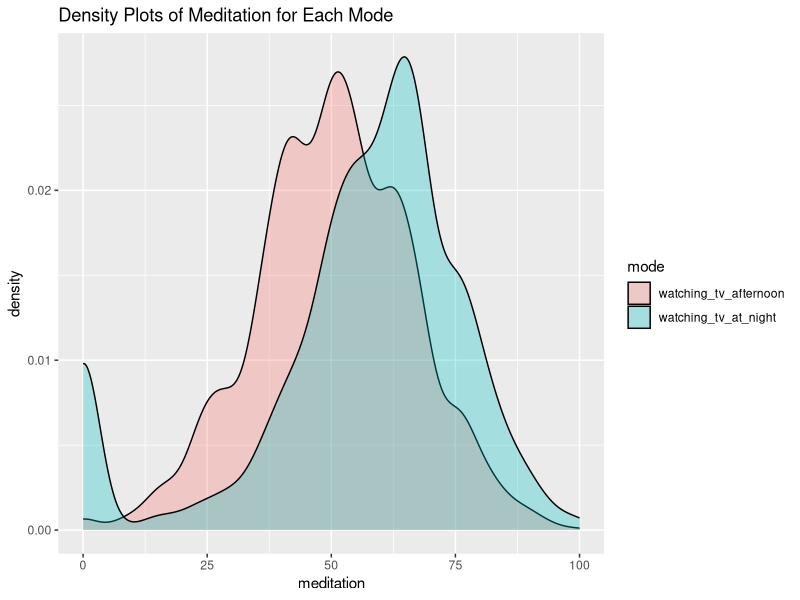
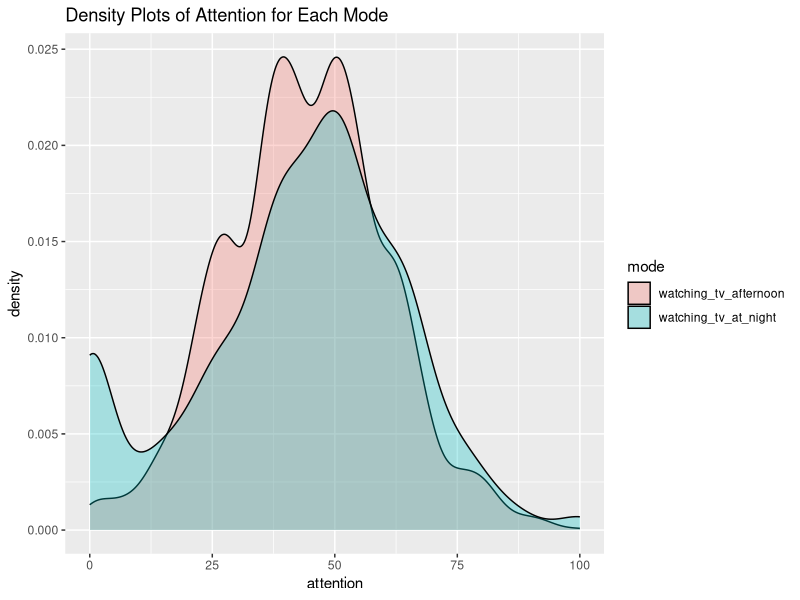
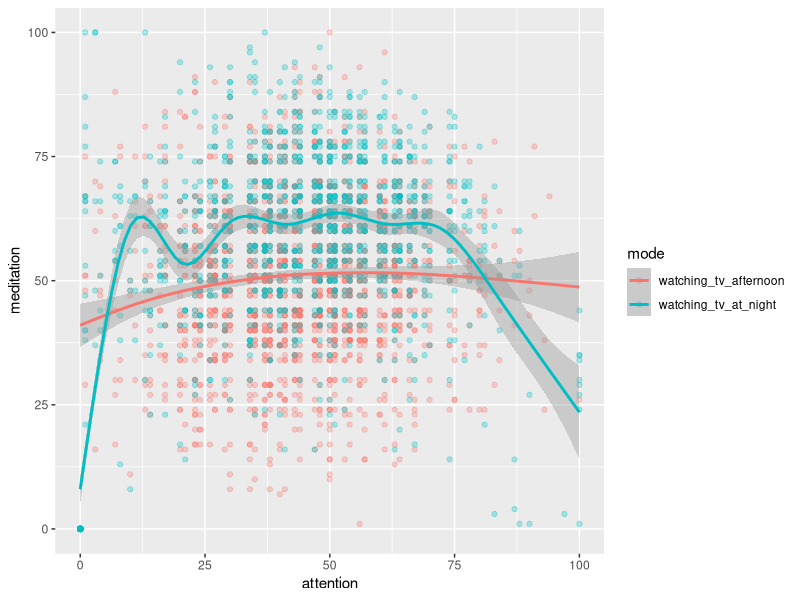
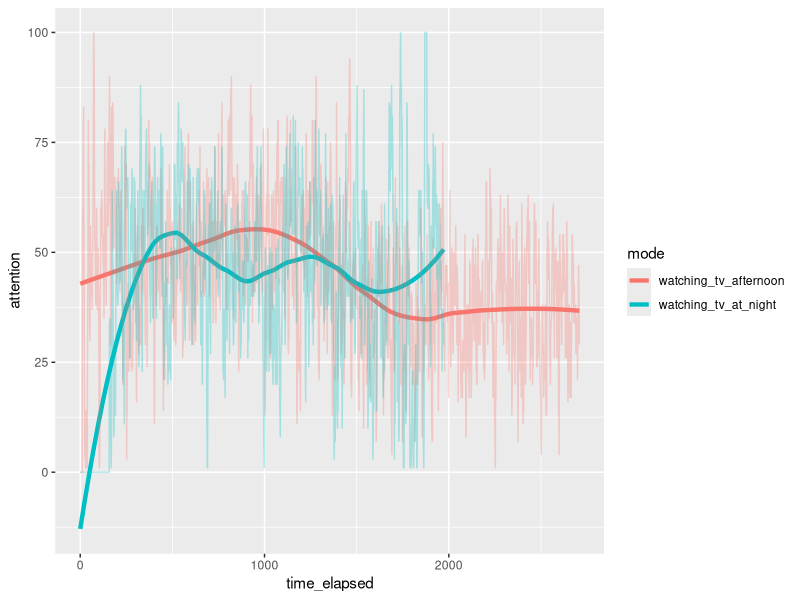
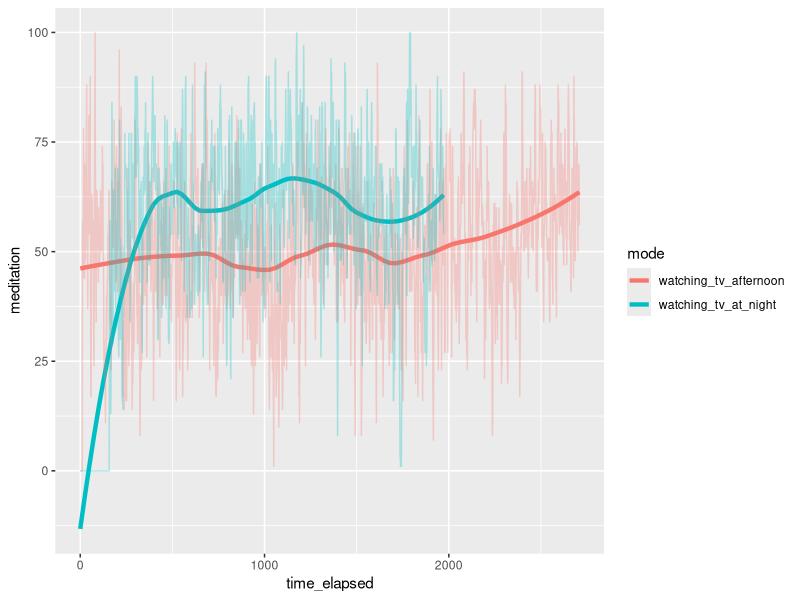
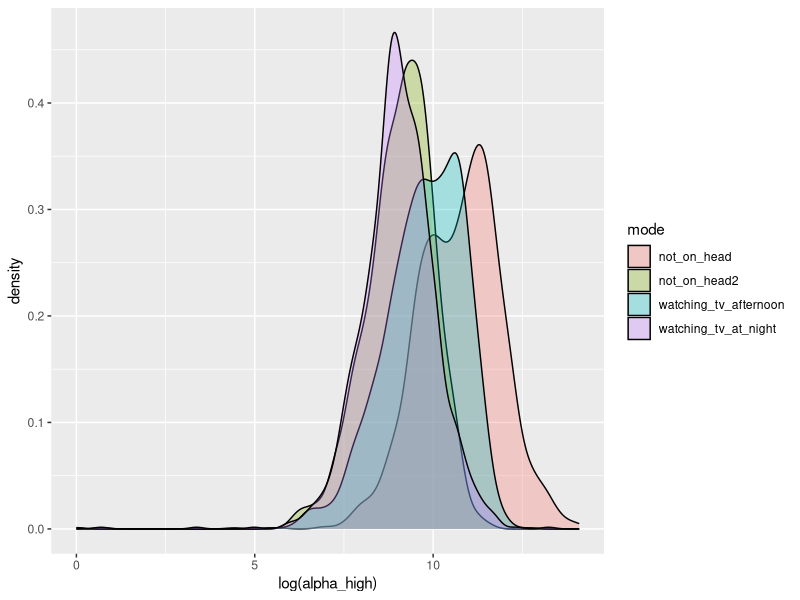
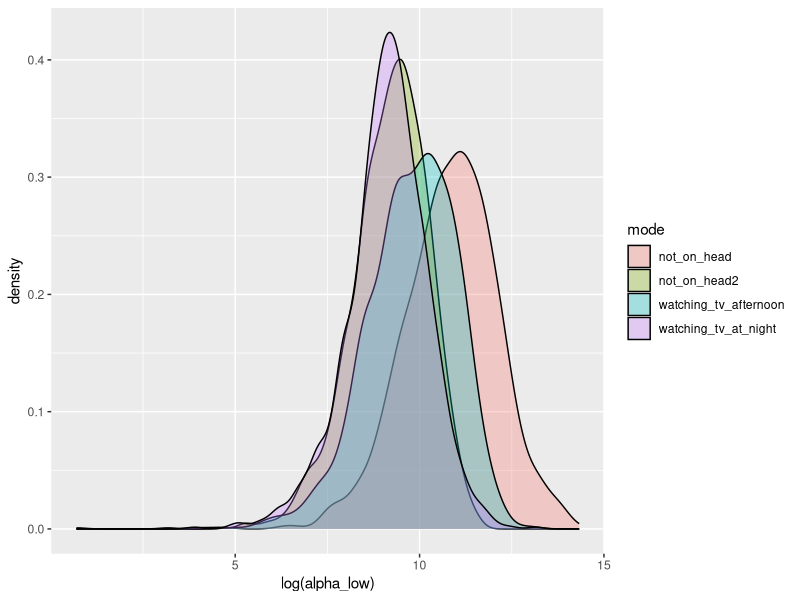
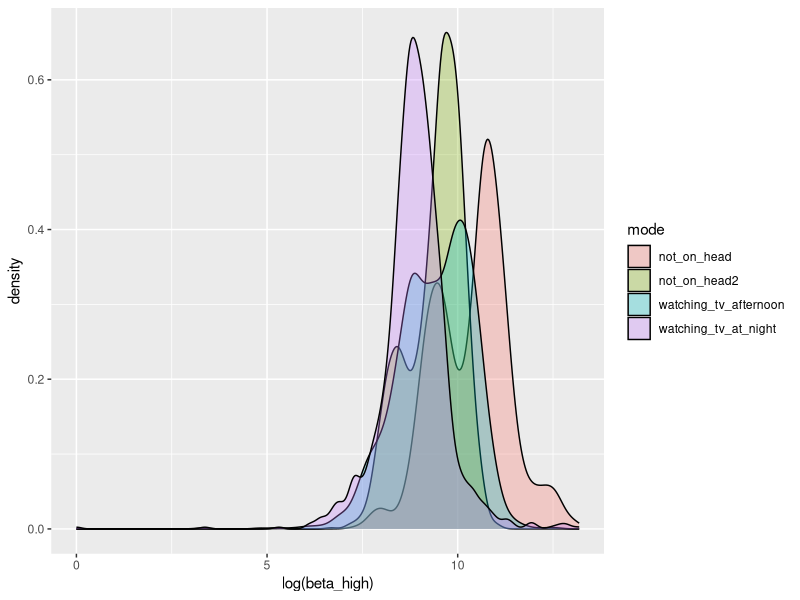

Write R code to recreate these figures, in order.
# Set root directory
setwd("~/Documents/")

setwd("./python-mindwave-mobile/measurements/")
# Load packages. If not installed, run e.g.: install.packages("ggplot2")
require(data.table)
require(ggplot2)


# Load CSV's
breakfast_morning <- read.csv("datapoints_breakfast_morning.csv", header=TRUE)
night_sleeping <- read.csv("datapoints_night_sleeping.csv", header=TRUE)
watching_tv_at_night <- read.csv("datapoints_watching_tv_at_night.csv", header=TRUE)
watching_tv_afternoon <- read.csv("datapoints_watching_tv_afternoon_0605.csv", header=TRUE)
going_to_bed <- read.csv("datapoints_going_to_bed.csv", header=TRUE)
not_on_head <- read.csv("datapoints_not_on_head.csv", header=TRUE)
not_on_head2 <- read.csv("datapoints_not_on_head_0604.csv", header=TRUE)
working <- read.csv("datapoints_working.csv", header=TRUE)
convo <- read.csv("datapoints_conversation.csv", header=TRUE)

# Combine into one data object "eeg" and "eeg.active" (w/o not_on_head) and
# define time_elapsed variable
breakfast_morning$mode <- "breakfast_morning"
breakfast_morning$time_elapsed <- breakfast_morning$time - 
  min(breakfast_morning$time)
night_sleeping$mode <- "night_sleeping"
night_sleeping$time_elapsed <- night_sleeping$time - 
  min(night_sleeping$time)
watching_tv_at_night$mode <- "watching_tv_at_night"
watching_tv_at_night$time_elapsed <- watching_tv_at_night$time - 
  min(watching_tv_at_night$time)
watching_tv_afternoon$mode <- "watching_tv_afternoon"
watching_tv_afternoon$time_elapsed <- watching_tv_afternoon$time - 
  min(watching_tv_afternoon$time)
going_to_bed$mode <- "going_to_bed"
going_to_bed$time_elapsed <- going_to_bed$time - 
  min(going_to_bed$time)
not_on_head$mode <- "not_on_head"
not_on_head$time_elapsed <- not_on_head$time - 
  min(not_on_head$time)
not_on_head2$mode <- "not_on_head2"
not_on_head2$time_elapsed <- not_on_head2$time - 
  min(not_on_head2$time)
working$mode <- "working"
working$time_elapsed <- working$time - 
  min(working$time)
convo$mode <- "convo"
convo$time_elapsed <- convo$time - 
  min(convo$time)

eeg <- rbind(not_on_head, not_on_head2, watching_tv_afternoon,
             watching_tv_at_night)
eeg <- data.table(eeg)
eeg.active <- eeg[(eeg$mode != "not_on_head") & (eeg$mode != "not_on_head2"), ]


# Exploratory plots
# Watch TV to be one with the universe meditating
ggplot(eeg.active, aes(x=meditation, fill=mode)) + geom_density(alpha=.3) + 
  ggtitle("Density Plots of Meditation for Each Mode")

# Work less
ggplot(eeg.active, aes(x=attention, fill=mode)) + geom_density(alpha=.3) +
  ggtitle("Density Plots of Attention for Each Mode")

# Doesn't appear to be much of a relationship between the attention and meditation.
# Sparse data at the extreme values.
ggplot(eeg.active, aes(x=attention, y=meditation, color=mode)) + geom_point(alpha=.3) + 
  geom_smooth(width=1.5)


# Now, with "time elapsed" there are clear fluctuations visible after smoothing
# for both attention and meditation
ggplot(eeg.active, aes(time_elapsed, attention, colour=mode)) +
  geom_smooth(aes(group=mode), method="loess", size=1.5, se=F, span=0.5) +
  geom_line(alpha=.3)

ggplot(eeg.active, aes(time_elapsed, meditation, colour=mode)) +
  geom_smooth(aes(group=mode), method="loess", size=1.5, se=F, span=0.5) +
  geom_line(alpha=.3)



# Cycling thru the 7 brain waves, but now for all 4 modes, there is this weird
# bimodality (on a log scale) for not_on_head for some of them, such as 
# beta_high, which is not what I would've expected
ggplot(eeg, aes(x=log(alpha_high), fill=mode)) + geom_density(alpha=.3)
ggplot(eeg, aes(x=log(alpha_low), fill=mode)) + geom_density(alpha=.3)
ggplot(eeg, aes(x=log(beta_high), fill=mode)) + geom_density(alpha=.3)
ggplot(eeg, aes(x=log(beta_low), fill=mode)) + geom_density(alpha=.3)
ggplot(eeg, aes(x=log(delta), fill=mode)) + geom_density(alpha=.3)
ggplot(eeg, aes(x=log(gamma_mid), fill=mode)) + geom_density(alpha=.3)
ggplot(eeg, aes(x=log(gamma_low), fill=mode)) + geom_density(alpha=.3)

# So let's look at it along time
ggplot(eeg, aes(time_elapsed, log(beta_high+1), colour=mode)) +
  geom_smooth(aes(group=mode), method="loess", size=1.5, se=F, span=0.5) +
  geom_line(alpha=.1) + geom_point(alpha=0.1) + coord_cartesian(ylim=c(7.5, 12.5))


